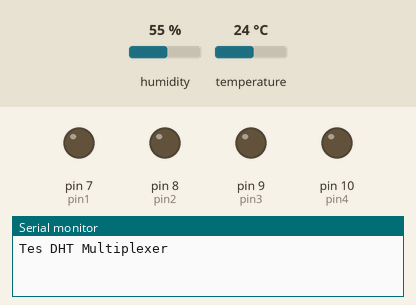
This sketch was run on a simulated Arduino Uno, built with avr-gcc and run on an emulated ATmega328P. Parts: output pins drawn as LEDs (lit = HIGH), the last lines printed to the serial monitor. The inputs (shaded band) are chosen by the test bench; at power-on: humidity 55 %, temperature 24 °C.

Above: at 2.0 s.
At 5.0 s:
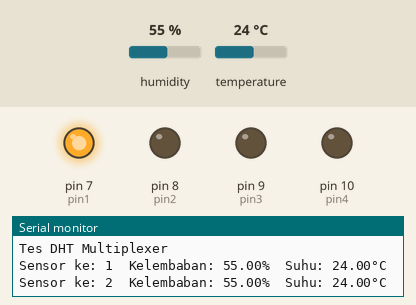
At 7.0 s:
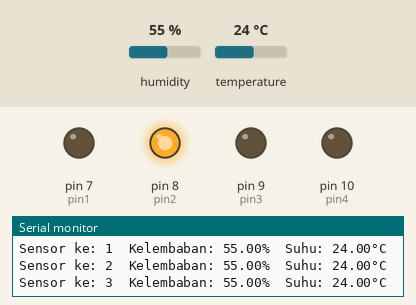
At 9.0 s:
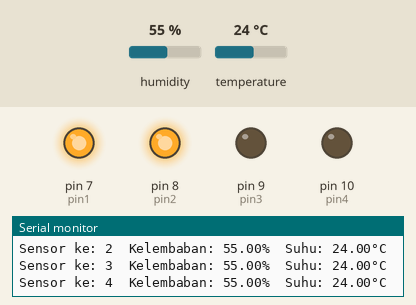
At 11.1 s:
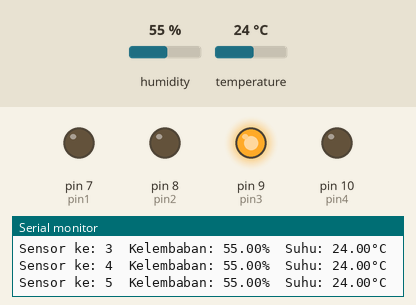
At 13.1 s:
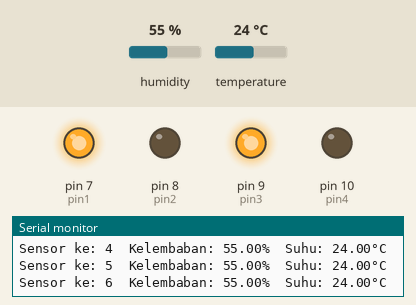
Timing chart, 0 to 15.8 s (numbered marks = the images above):
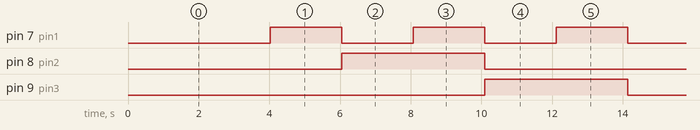

Measured:
- by itself, pin 7 (pin1): alternates HIGH for 2.0 s and LOW for 2.0 s
- by itself, pin 8 (pin2), pin 9 (pin3): alternates HIGH for 4.0 s and LOW for 8.1 s
- by itself, everything shown: repeats every 12.1 s, in 6 steps

The sketch:

MultiPlexerwDHTTest.ino
```cpp
#include "DHT.h"

#define DHTPIN 2      // Digital pin connected to the DHT sensor
#define DHTTYPE DHT11 // DHT 11

DHT dht(DHTPIN, DHTTYPE); //Inisilisasi DHT

#define pin1 7  //S0 MultiPlexer
#define pin2 8  //S1 MultiPlexer
#define pin3 9  //S2 MultiPlexer
#define pin4 10  //S3 MultiPlexer

#define jumlahDHT 6   //Jumlah dht yang dipakai

void setup() {
  // put your setup code here, to run once:
  Serial.begin(9600);
  Serial.println("Tes DHT Multiplexer");
  dht.begin();
}

void loop() {
  // put your main code here, to run repeatedly:

  for(int i = 0; i < jumlahDHT; i++){

    delay(2000);

    Serial.print(F("Sensor ke: "));
    Serial.print(i+1);

    bcd(i);

    float h = dht.readHumidity(); //Baca kelembaban
    float t = dht.readTemperature();  //Baca suhu celcius

    if (isnan(h) || isnan(t)) {
      Serial.println(F(" DHT Tidak Terbaca!"));
    }

    Serial.print(F("  Kelembaban: "));
    Serial.print(h);
    Serial.print(F("%  Suhu: "));
    Serial.print(t);
    Serial.println(F("°C "));
  }
}

void bcd(int pin){
  pinMode(pin1, OUTPUT);
  pinMode(pin2, OUTPUT);
  pinMode(pin3, OUTPUT);
  pinMode(pin4, OUTPUT);

  if (bitRead(pin,0)){
    digitalWrite(pin1, HIGH);
  }else{
    digitalWrite(pin1, LOW);
  }

  if (bitRead(pin,1)){
    digitalWrite(pin2, HIGH);
  }else{
    digitalWrite(pin2, LOW);
  }

  if (bitRead(pin,2)){
    digitalWrite(pin3, HIGH);
  }else{
    digitalWrite(pin3, LOW);
  }

  if (bitRead(pin,3)){
    digitalWrite(pin4, HIGH);
  }else{
    digitalWrite(pin4, LOW);
  }
}
```
